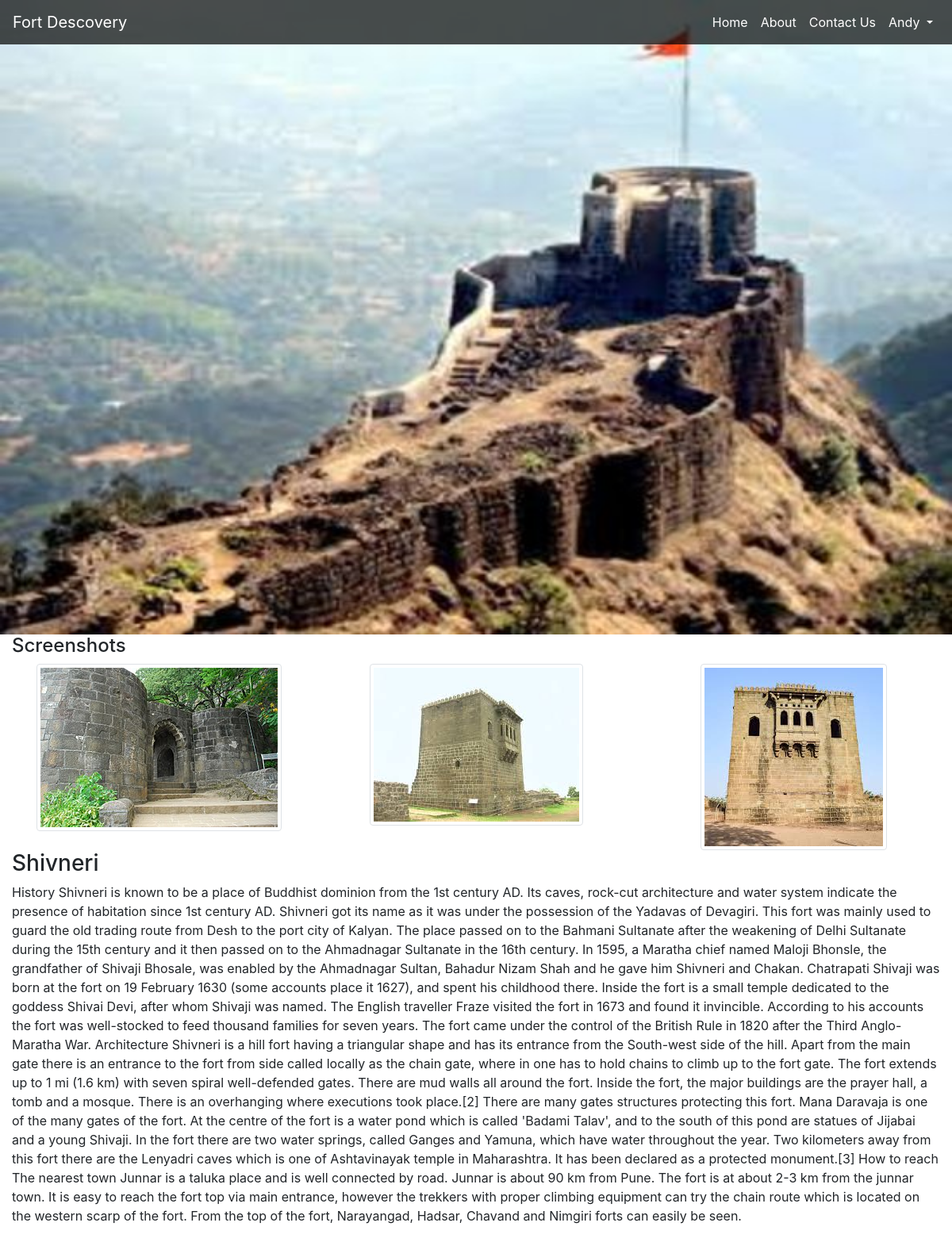
The app's page /fort/Shivneri (signed in) with its own data.
### app/models.py (models this page shows, shortened)
class Fort(models.Model):
    name = models.CharField(max_length=30,null=True)
    desc = models.TextField(max_length=3000,null=True)
    image = models.ImageField(upload_to='app/images',null=True)
    sc1 = models.ImageField(upload_to='app/images',null=True)
    sc2 = models.ImageField(upload_to='app/images',null=True)
    sc3 = models.ImageField(upload_to='app/images',null=True)
    date_filled = models.DateTimeField(default=timezone.now)
    class Meta:
        verbose_name_plural = "Forts"
        verbose_name = "Fort"

### app/views.py (the view)
# urls.py: path('fort/<str:fort_name>',views.fort,name='fort'),
def fort(request,fort_name):
    fort = Fort.objects.get(name=fort_name)
    params = {
        'fort':fort,
        'media_url':settings.MEDIA_URL,
    }
    return render(request,"app/fort.html",params)

### app/templates/app/fort.html (shortened to what this page needs)
{% extends 'base.html' %}
{% block body %}
<div class="image">
    <img src="{{media_url}}{{fort.image}}" alt="" class="image-fluid" style="max-width: 100%;height:auto;width:100%;max-height:100vh">
</div>
<div class="container-fluid">
    <div class="screenshots">
        <h4>Screenshots</h4>
        <div class="row">
                <div class="col-sm-4">
                    <center>
                        <img src="{{media_url}}{{fort.sc1}}" alt="..." class="img-thumbnail mx-auto">
                    </center>
                </div>
                <div class="col-sm-4">
                    <center>
                        <img src="{{media_url}}{{fort.sc2}}" alt="..." class="img-thumbnail">
                    </center>
                </div>
                <div class="col-sm-4">
                    <center>
                        <img src="{{media_url}}{{fort.sc3}}" alt="..." class="img-thumbnail">
                    </center>
                </div>
        </div>
    </div>
    <div class="title">
        <h3>{{fort.name}}</h3>
    </div>
    <div class="desc">
        <p>{{fort.desc}}</p>
    </div>
</div>
{% endblock body %}

### templates/base.html (shortened to what this page needs)
<!DOCTYPE html>
<html lang="en">
<head>
    <link rel="stylesheet" href="https://maxcdn.bootstrapcdn.com/bootstrap/4.0.0/css/bootstrap.min.css"
>
    <link rel="stylesheet" href="https://cdnjs.cloudflare.com/ajax/libs/font-awesome/4.7.0/css/font-awesome.min.css">
</head>
<body>
    <nav class="navbar navbar-expand-lg navbar-bg fixed-top">
        <a class="navbar-brand" style="color: white;">Fort Descovery</a>
        <div id="my-nav" class="collapse navbar-collapse">
            <ul class="navbar-nav ml-auto">
                <li class="nav-item active">
                    <a class="nav-link" href="{% url 'index' %}">Home <span class="sr-only">(current)</span></a>
                </li>
                <li class="nav-item">
                    <a class="nav-link" href="{% url 'about' %}">About</a>
                </li>
                <li class="nav-item">
                    <a class="nav-link" href="{% url 'contact_us' %}">Contact Us</a>
                </li>
                {% if user.is_authenticated %}
                <li class="nav-item dropdown">
                    <a class="nav-link dropdown-toggle" href="#" id="navbarDropdown" role="button" data-toggle="dropdown" aria-haspopup="true" aria-expanded="false">
                      {{request.user}}
                    </a>
                  </li>
                {% endif %}
            </ul>
        </div>
    </nav>
    {% block body %}
    {% endblock body %}
</body>
</html>

### templates/base.html (style rules this page uses)
.navbar-bg::after { content: ""; width: 100%; height: 100%; position: absolute; left: 0; top: 0; z-index: -1; background: black; opacity: 0.7; }
.navbar-bg { color: white; }
.navbar-bg .navbar-nav a { text-transform: capitalize; color: white; transition: 0.4s; }

### records on screen
Fort: image (picture), sc1 (picture), sc2 (picture), sc3 (picture), name "Shivneri", desc "History Shivneri is known to be a place of Buddhist dominion from the 1st century AD. Its caves, rock-cut architecture and water system indicate the presence of habitation since 1st century AD. Shivneri got its name as it was under the possession of the Yadavas of Devagiri. This fort was mainly used to guard the old trading route from Desh to the port city of Kalyan. The place passed on to the Bahmani Sultanate after the weakening of Delhi Sultanate during the 15th century and it then passed on to the Ahmadnagar Sultanate in the 16th century. In 1595, a Maratha chief named Maloji Bhonsle, the grandfather of Shivaji Bhosale, was enabled by the Ahmadnagar Sultan, Bahadur Nizam Shah and he…"

### other values on screen
{{ request.user }} "Andy"
